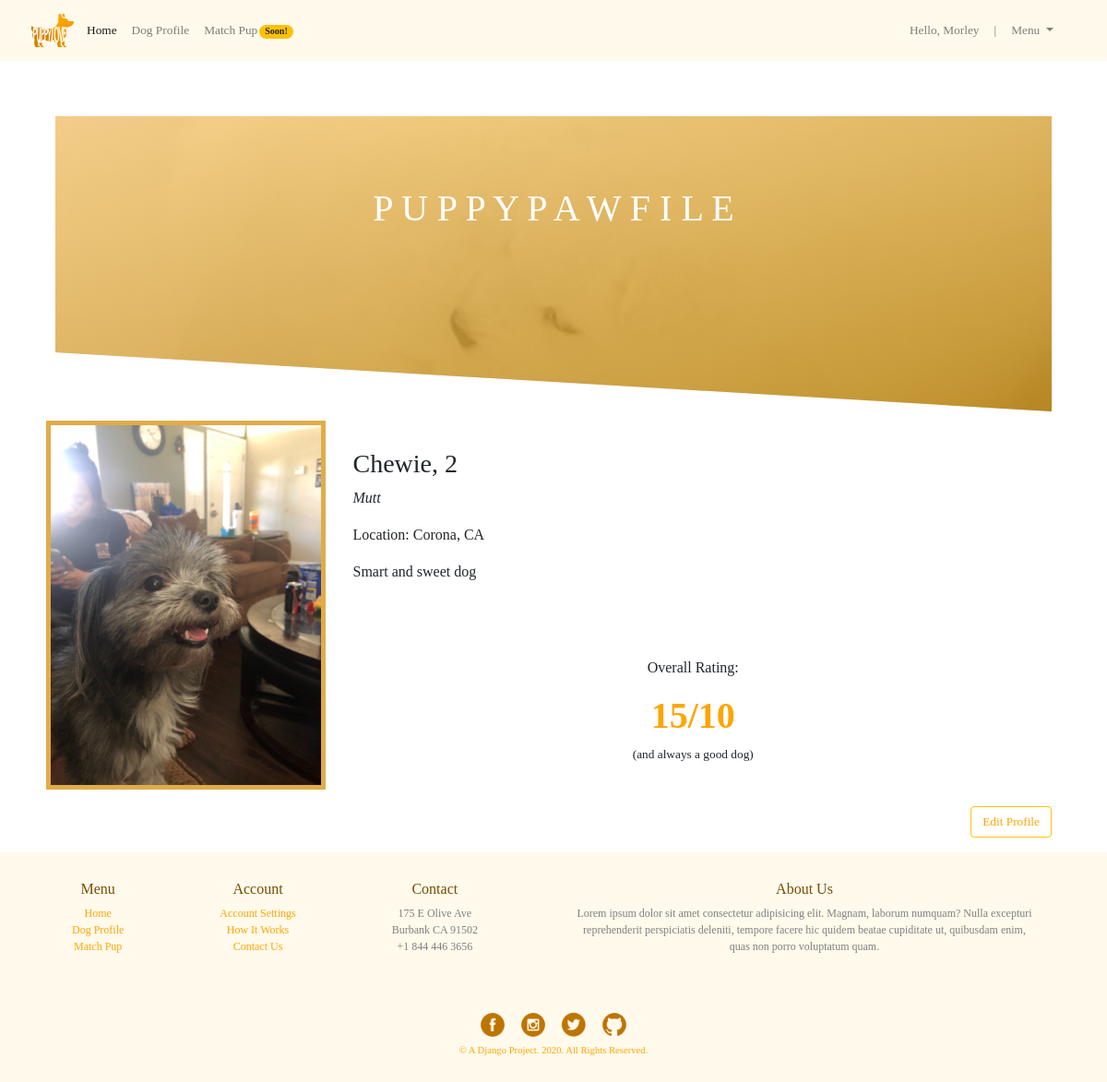
/dog_profile/1 (signed in), run on an earlier commit of the app's database.
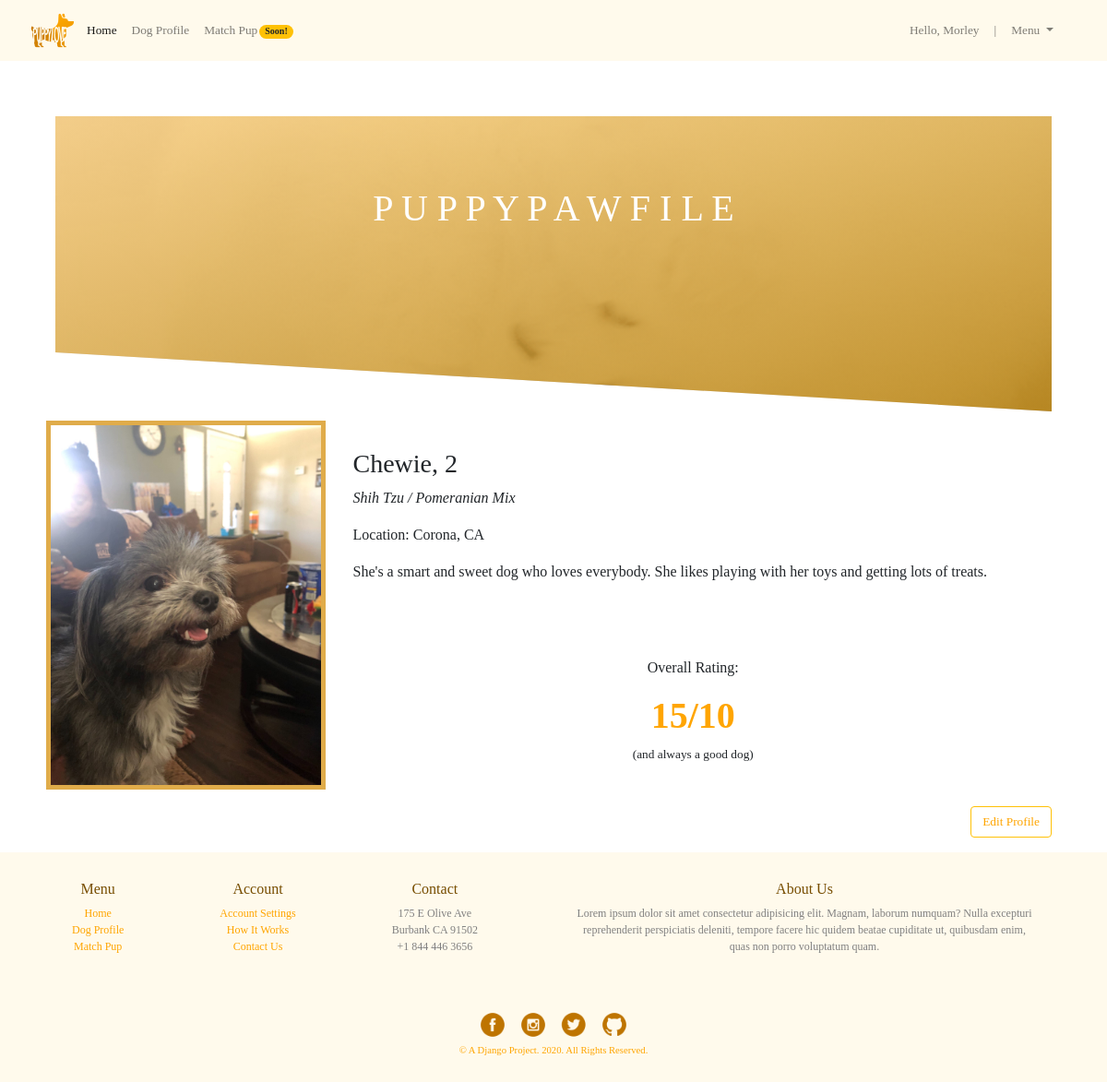
And on a later commit of the database.
### app_dogtinder/models.py (models this page shows)
class User(models.Model): #class for the user
    first_name = models.CharField(max_length=255)
    last_name = models.CharField(max_length=255)
    username = models.CharField(max_length=255)
    email = models.EmailField()
    password = models.CharField(max_length=255)
    created_at = models.DateTimeField(auto_now_add=True)
    updated_at = models.DateTimeField(auto_now=True)
    objects = UserManager()

class Dog(models.Model): #class for the dog
    dog_name = models.CharField(max_length=45)
    age = models.CharField(max_length=2)
    breed = models.CharField(max_length=255)
    city = models.CharField(max_length=45)
    state = models.CharField(max_length=2)
    zipcode = models.CharField(max_length=5)
    description = models.TextField()
    photo = models.ImageField(upload_to="dogs")
    user = models.ForeignKey(User, related_name="dogs", on_delete=models.CASCADE)
    created_at = models.DateTimeField(auto_now_add=True)
    updated_at = models.DateTimeField(auto_now=True)
    uploaded_at = models.DateTimeField(auto_now_add=True)
    objects = DogManager()

### app_dogtinder/views.py (the view)
# urls.py: path('dog_profile/<int:id>', views.dog_profile), #current dog's profile
def dog_profile(request, id): # renders dog's profile page
    if 'user_id' not in request.session:
        return redirect('/login')
    context = {
        'current_user': User.objects.get(id=request.session['user_id']),
    }
    return render(request, 'profile.html', context)

### app_dogtinder/templates/profile.html (shortened to what this page needs)
<!DOCTYPE html>
<html lang="en">
  <head>
    {% load static %}
    <link rel="stylesheet" href="{% static 'css/dogprofile_style.css' %}" />
    <link
      rel="stylesheet"
      href="https://stackpath.bootstrapcdn.com/bootstrap/4.3.1/css/bootstrap.min.css"
    />
  </head>
  <body>
    <div id="container">
      <div>
        <header id="header">
          <div>
            <nav
              class="navbar navbar-expand-lg navbar-light"
              style="background-color: rgb(255, 250, 236)"
            >
              <a class="navbar-brand" href="#">
                <a href="/dashboard">
                  <img id="logo" src="{% static 'img/logo_small.png' %}"
                /></a>
              </a>
              <div class="collapse navbar-collapse" id="navbarSupportedContent">
                <ul class="navbar-nav mr-auto">
                  <li class="nav-item active">
                    <a class="nav-link" href="/dashboard">Home</a>
                  </li>
                  <li class="nav-item">
                    <a class="nav-link" href="/dog_profile/{{current_user.id}}"
                      >Dog Profile</a
                    >
                  </li>
                  <li class="nav-item">
                    <a class="nav-link" href="/match"
                      >Match Pup<span class="badge badge-pill badge-warning"
                        >Soon!</span
                      ></a
                    >
                  </li>
                </ul>
              </div>
              <div
                class="collapse navbar-collapse help"
                id="navbarSupportedContent"
              >
                <ul class="navbar-nav mr-auto">
                  <li>
                    <a class="nav-link">Hello, {{ current_user.first_name }}</a>
                  </li>
                  <li>
                    <a class="nav-link">|</a>
                  </li>
                  <li class="nav-item dropdown">
                    <a
                      class="nav-link dropdown-toggle"
                      href="#"
                      id="navbarDropdown"
                      role="button"
                      data-toggle="dropdown"
                      aria-haspopup="true"
                      aria-expanded="false"
                    >
                      Menu
                    </a>
                  </li>
                </ul>
              </div>
            </nav>
          </div>
        </header>
      </div>
      <div id="main">
        <div id="banner">
          <h1 id="rate_title">P U P P Y P A W F I L E</h1>
        </div>
        {% for current_dog in current_user.dogs.all %}
        <div id="rating_panel">
          <div id="pic_panel">
            <img src="{{ current_dog.photo.url }}" class="dog_pic" />
          </div>
          <div id="desc">
            <div>
              <h3>
                {{current_dog.dog_name|capfirst }}, {{ current_dog.age }}
              </h3>
              <p><i>{{current_dog.breed|capfirst}}</i></p>
              <p>
                Location: {{ current_dog.city|capfirst }},
                {{current_dog.state|upper }}
              </p>
              <p>
                {{ current_dog.description|capfirst }}
              </p>
            </div>
            <div id="overall_rating">
              <p>
                Overall Rating:
              </p>
              <h2>15/10</h2>
              <p id="good_dog">
                (and always a good dog)
              </p>
            </div>
          </div>
        </div>
        <button class="btn btn-outline-warning" id="edit_profile">
          <a href="/edit/{{current_dog.id}}" id="edit_text">Edit Profile</a>
        </button>
        {%endfor%}
      </div>
      <div id="footer">
        <div class="column">
          <h6>Menu</h6>
          <a class="links" href="/dashboard">Home</a>
          <a class="links" href="/dog_profile/{{current_user.id}}"
            >Dog Profile</a
          >
          <a class="links" href="/match">Match Pup</a>
        </div>
        <div class="column">
          <h6>Account</h6>
          <a class="links" href="/account_settings">Account Settings</a>
          <a class="links" href="/how">How It Works</a>
          <a class="links" href="/contact">Contact Us</a>
        </div>
        <div class="column">
          <h6>Contact</h6>
          <p class="footer_text">
            175 E Olive Ave<br />
            Burbank CA 91502<br />
            +1 844 446 3656
          </p>
        </div>
        <div class="column">
          <h6>About Us</h6>
          <p class="footer_text" id="about">
            Lorem ipsum dolor sit amet consectetur adipisicing elit. Magnam,
            laborum numquam? Nulla excepturi reprehenderit perspiciatis
            deleniti, tempore facere hic quidem beatae cupiditate ut, quibusdam
            enim, quas non porro voluptatum quam.
          </p>
        </div>
      </div>
      <div id="social_media">
        <a class="social_links" href="https://www.facebook.com/WeRateDogs/">
          <img class="social" src="{% static 'img/fb-icon.png' %}" />
        </a>
        <a
          class="social_links"
          href="https://www.instagram.com/weratedogs/?hl=en"
        >
          <img class="social" src="{% static 'img/ig-icon.png' %}" />
        </a>
        <a
          class="social_links"
          href="https://twitter.com/dog_rates?ref_src=twsrc%5Egoogle%7Ctwcamp%5Eserp%7Ctwgr%5Eauthor"
        >
          <img class="social" src="{% static 'img/tw-icon.png' %}" />
        </a>
        <a
          class="social_links"
          href="https://github.com/francesbathan/puppy-love"
        >
          <img class="social" src="{% static 'img/git-icon.png' %}" />
        </a>
        <p id="copyright">© A Django Project. 2020. All Rights Reserved.</p>
      </div>
    </div>
  </body>
</html>

### app_dogtinder/static/css/dogprofile_style.css (style rules this page uses)
* { margin: 0px; padding: 0px; font-family: Montserrat; }
#container { display: flex; flex-direction: column; }
#logo { width: 50px; }
.collapse { position: absolute; margin-left: 70px; font-size: 10pt; }
.help { position: absolute; right: 0; margin-right: 50px; }
.badge { margin-left: 2px; }
#main { margin: 50px; }
#banner { height: 40vh; background-image: linear-gradient( to right bottom, rgba(253, 207, 121, 0.8), rgba(182, 124, 0, 0.8) ), url("../img/samoyed.gif"); background-repeat: no-repeat; background-size: cover; margin: 10px; clip-path: polygon(0% 0%, 100% 0%, 100% 100%, 0% 80%); background-position: center; }
#rate_title { text-align: center; margin: auto 0; font-weight: 500; padding-top: 7%; font-family: Montserrat; animation: moveInLeft 1.5s ease-out; color: white; }
#rating_panel { display: flex; flex-grow: 1; justify-content: center; }
.dog_pic { max-height: 400px; border: 5px solid rgb(224, 172, 74); }
#desc { padding: 30px; margin-top: auto; margin-bottom: auto; width: 800px; }
#overall_rating { text-align: center; margin-top: 10vh; }
.h2, h2 { font-weight: 700 !important; font-size: 30pt !important; margin-top: 0px; color: orange; }
#good_dog { font-size: 10pt; }
#edit_profile { font-size: 10pt; right: 0; position: absolute; margin-right: 5%; }
#edit_text { color: orange !important; text-decoration: none !important; }
#footer { background-color: #fffaec; padding: 10px; text-align: center; }
.column { display: inline-block; margin: 20px 50px; }
.links { color: orange !important; text-decoration: none !important; display: block; font-size: 9pt; }
.footer_text { color: gray !important; text-decoration: none !important; display: block; font-size: 9pt; }
h6 { color: rgb(119, 77, 0); }
#about { width: 500px; }
.social { display: inline-block; width: 40px; }
#social_media { display: block; background-color: #fffaec; text-align: center; padding: 10px; }
#copyright { display: block; font-size: 8pt; color: orange; }
.social_links { text-decoration: none !important; }

What changed in the data, as far as the page shows it:
changed Dog "Chewie": breed "Mutt" → "Shih Tzu / Pomeranian Mix"; description "Smart and sweet dog" → "She's a smart and sweet dog who loves everybody. She likes playing with her toys and getting lots of treats."
